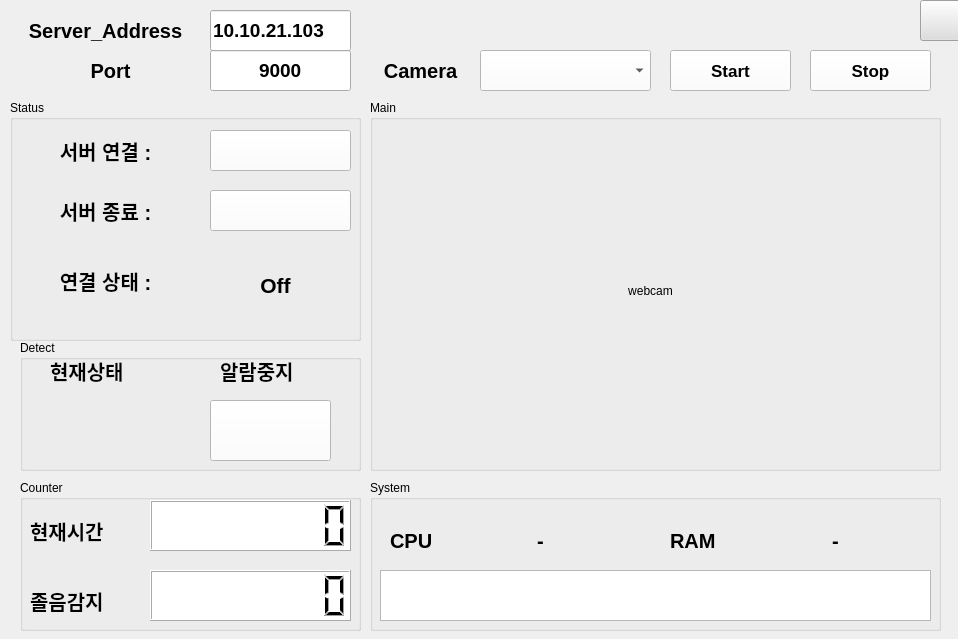
<?xml version="1.0" encoding="UTF-8"?>
<ui version="4.0">
 <class>MainWindow</class>
 <widget class="QMainWindow" name="MainWindow">
  <property name="geometry">
   <rect>
    <x>0</x>
    <y>0</y>
    <width>958</width>
    <height>639</height>
   </rect>
  </property>
  <property name="sizePolicy">
   <sizepolicy hsizetype="Fixed" vsizetype="Fixed">
    <horstretch>0</horstretch>
    <verstretch>0</verstretch>
   </sizepolicy>
  </property>
  <property name="windowTitle">
   <string>MainWindow</string>
  </property>
  <property name="autoFillBackground">
   <bool>false</bool>
  </property>
  <widget class="QWidget" name="centralwidget">
   <widget class="QLabel" name="cameralabel">
    <property name="geometry">
     <rect>
      <x>370</x>
      <y>50</y>
      <width>101</width>
      <height>41</height>
     </rect>
    </property>
    <property name="font">
     <font>
      <family>Arial</family>
      <pointsize>15</pointsize>
      <weight>75</weight>
      <bold>true</bold>
     </font>
    </property>
    <property name="styleSheet">
     <string notr="true"/>
    </property>
    <property name="text">
     <string>Camera</string>
    </property>
    <property name="alignment">
     <set>Qt::AlignCenter</set>
    </property>
   </widget>
   <widget class="QComboBox" name="camlistcb">
    <property name="geometry">
     <rect>
      <x>480</x>
      <y>50</y>
      <width>171</width>
      <height>41</height>
     </rect>
    </property>
    <property name="font">
     <font>
      <family>Arial</family>
      <weight>75</weight>
      <bold>true</bold>
     </font>
    </property>
    <property name="styleSheet">
     <string notr="true">background-color: rgb(255, 255, 255);</string>
    </property>
   </widget>
   <widget class="QPushButton" name="startcambtn">
    <property name="geometry">
     <rect>
      <x>670</x>
      <y>50</y>
      <width>121</width>
      <height>41</height>
     </rect>
    </property>
    <property name="font">
     <font>
      <family>Arial</family>
      <pointsize>13</pointsize>
      <weight>75</weight>
      <bold>true</bold>
     </font>
    </property>
    <property name="styleSheet">
     <string notr="true">background-color: rgb(255, 255, 255);</string>
    </property>
    <property name="text">
     <string>Start</string>
    </property>
   </widget>
   <widget class="QPushButton" name="stopcambtn">
    <property name="geometry">
     <rect>
      <x>810</x>
      <y>50</y>
      <width>121</width>
      <height>41</height>
     </rect>
    </property>
    <property name="font">
     <font>
      <family>Arial</family>
      <pointsize>13</pointsize>
      <weight>75</weight>
      <bold>true</bold>
     </font>
    </property>
    <property name="styleSheet">
     <string notr="true">background-color: rgb(255, 255, 255);</string>
    </property>
    <property name="text">
     <string>Stop</string>
    </property>
   </widget>
   <widget class="QGroupBox" name="groupBox">
    <property name="geometry">
     <rect>
      <x>370</x>
      <y>100</y>
      <width>571</width>
      <height>371</height>
     </rect>
    </property>
    <property name="title">
     <string>Main</string>
    </property>
    <widget class="QLabel" name="mainwebcam">
     <property name="geometry">
      <rect>
       <x>10</x>
       <y>20</y>
       <width>541</width>
       <height>341</height>
      </rect>
     </property>
     <property name="text">
      <string>webcam</string>
     </property>
     <property name="alignment">
      <set>Qt::AlignCenter</set>
     </property>
    </widget>
   </widget>
   <widget class="QGroupBox" name="groupBox_2">
    <property name="geometry">
     <rect>
      <x>10</x>
      <y>100</y>
      <width>351</width>
      <height>241</height>
     </rect>
    </property>
    <property name="title">
     <string>Status</string>
    </property>
    <widget class="QPushButton" name="serverconnectionbtn">
     <property name="geometry">
      <rect>
       <x>200</x>
       <y>30</y>
       <width>141</width>
       <height>41</height>
      </rect>
     </property>
     <property name="font">
      <font>
       <family>Arial</family>
       <pointsize>13</pointsize>
       <weight>75</weight>
       <bold>true</bold>
      </font>
     </property>
     <property name="styleSheet">
      <string notr="true">background-color: rgb(255, 255, 255);</string>
     </property>
     <property name="text">
      <string/>
     </property>
     <property name="icon">
      <iconset>
       <normalon>conn.png</normalon>
      </iconset>
     </property>
     <property name="iconSize">
      <size>
       <width>50</width>
       <height>50</height>
      </size>
     </property>
    </widget>
    <widget class="QPushButton" name="closeconnectionbtn">
     <property name="geometry">
      <rect>
       <x>200</x>
       <y>90</y>
       <width>141</width>
       <height>41</height>
      </rect>
     </property>
     <property name="font">
      <font>
       <family>Arial</family>
       <pointsize>13</pointsize>
       <weight>75</weight>
       <bold>true</bold>
      </font>
     </property>
     <property name="styleSheet">
      <string notr="true">background-color: rgb(255, 255, 255);</string>
     </property>
     <property name="text">
      <string/>
     </property>
     <property name="icon">
      <iconset>
       <normalon>connclose.png</normalon>
      </iconset>
     </property>
     <property name="iconSize">
      <size>
       <width>50</width>
       <height>50</height>
      </size>
     </property>
    </widget>
    <widget class="QLabel" name="cameralabel_11">
     <property name="geometry">
      <rect>
       <x>10</x>
       <y>30</y>
       <width>171</width>
       <height>41</height>
      </rect>
     </property>
     <property name="font">
      <font>
       <family>Arial</family>
       <pointsize>15</pointsize>
       <weight>75</weight>
       <bold>true</bold>
      </font>
     </property>
     <property name="styleSheet">
      <string notr="true"/>
     </property>
     <property name="text">
      <string>서버 연결 :</string>
     </property>
     <property name="alignment">
      <set>Qt::AlignCenter</set>
     </property>
    </widget>
    <widget class="QLabel" name="cameralabel_12">
     <property name="geometry">
      <rect>
       <x>0</x>
       <y>90</y>
       <width>191</width>
       <height>41</height>
      </rect>
     </property>
     <property name="font">
      <font>
       <family>Arial</family>
       <pointsize>15</pointsize>
       <weight>75</weight>
       <bold>true</bold>
      </font>
     </property>
     <property name="styleSheet">
      <string notr="true"/>
     </property>
     <property name="text">
      <string>서버 종료 :</string>
     </property>
     <property name="alignment">
      <set>Qt::AlignCenter</set>
     </property>
    </widget>
    <widget class="QLabel" name="serverofflabel">
     <property name="geometry">
      <rect>
       <x>220</x>
       <y>150</y>
       <width>91</width>
       <height>71</height>
      </rect>
     </property>
     <property name="font">
      <font>
       <family>Arial</family>
       <pointsize>16</pointsize>
       <weight>75</weight>
       <bold>true</bold>
      </font>
     </property>
     <property name="styleSheet">
      <string notr="true"/>
     </property>
     <property name="text">
      <string>Off</string>
     </property>
     <property name="alignment">
      <set>Qt::AlignCenter</set>
     </property>
    </widget>
    <widget class="QLabel" name="cameralabel_13">
     <property name="geometry">
      <rect>
       <x>0</x>
       <y>160</y>
       <width>191</width>
       <height>41</height>
      </rect>
     </property>
     <property name="font">
      <font>
       <family>Arial</family>
       <pointsize>15</pointsize>
       <weight>75</weight>
       <bold>true</bold>
      </font>
     </property>
     <property name="styleSheet">
      <string notr="true"/>
     </property>
     <property name="text">
      <string>연결 상태 :</string>
     </property>
     <property name="alignment">
      <set>Qt::AlignCenter</set>
     </property>
    </widget>
   </widget>
   <widget class="QGroupBox" name="groupBox_3">
    <property name="geometry">
     <rect>
      <x>20</x>
      <y>480</y>
      <width>341</width>
      <height>151</height>
     </rect>
    </property>
    <property name="title">
     <string>Counter</string>
    </property>
    <widget class="QLabel" name="cameralabel_6">
     <property name="geometry">
      <rect>
       <x>10</x>
       <y>100</y>
       <width>111</width>
       <height>41</height>
      </rect>
     </property>
     <property name="font">
      <font>
       <family>Arial</family>
       <pointsize>15</pointsize>
       <weight>75</weight>
       <bold>true</bold>
      </font>
     </property>
     <property name="styleSheet">
      <string notr="true"/>
     </property>
     <property name="text">
      <string>졸음감지</string>
     </property>
    </widget>
    <widget class="QLCDNumber" name="timelcd">
     <property name="geometry">
      <rect>
       <x>130</x>
       <y>20</y>
       <width>201</width>
       <height>51</height>
      </rect>
     </property>
     <property name="styleSheet">
      <string notr="true">background-color: rgb(255, 255, 255);</string>
     </property>
     <property name="digitCount">
      <number>8</number>
     </property>
    </widget>
    <widget class="QLabel" name="cameralabel_7">
     <property name="geometry">
      <rect>
       <x>10</x>
       <y>30</y>
       <width>111</width>
       <height>41</height>
      </rect>
     </property>
     <property name="font">
      <font>
       <family>Arial</family>
       <pointsize>15</pointsize>
       <weight>75</weight>
       <bold>true</bold>
      </font>
     </property>
     <property name="styleSheet">
      <string notr="true"/>
     </property>
     <property name="text">
      <string>현재시간</string>
     </property>
    </widget>
    <widget class="QLCDNumber" name="drowsinesslcd">
     <property name="geometry">
      <rect>
       <x>130</x>
       <y>90</y>
       <width>201</width>
       <height>51</height>
      </rect>
     </property>
     <property name="styleSheet">
      <string notr="true">background-color: rgb(255, 255, 255);</string>
     </property>
     <property name="digitCount">
      <number>8</number>
     </property>
    </widget>
   </widget>
   <widget class="QLabel" name="label">
    <property name="geometry">
     <rect>
      <x>0</x>
      <y>0</y>
      <width>958</width>
      <height>893</height>
     </rect>
    </property>
    <property name="font">
     <font>
      <weight>75</weight>
      <bold>true</bold>
     </font>
    </property>
    <property name="text">
     <string/>
    </property>
    <property name="pixmap">
     <pixmap>gray.jpg</pixmap>
    </property>
    <property name="scaledContents">
     <bool>true</bool>
    </property>
   </widget>
   <widget class="QGroupBox" name="groupBox_4">
    <property name="geometry">
     <rect>
      <x>20</x>
      <y>340</y>
      <width>341</width>
      <height>131</height>
     </rect>
    </property>
    <property name="title">
     <string>Detect</string>
    </property>
    <widget class="QLabel" name="openeyelabel">
     <property name="geometry">
      <rect>
       <x>40</x>
       <y>50</y>
       <width>91</width>
       <height>71</height>
      </rect>
     </property>
     <property name="font">
      <font>
       <family>Arial</family>
       <pointsize>16</pointsize>
       <weight>75</weight>
       <bold>true</bold>
      </font>
     </property>
     <property name="styleSheet">
      <string notr="true"/>
     </property>
     <property name="text">
      <string/>
     </property>
     <property name="pixmap">
      <pixmap>openeye.png</pixmap>
     </property>
     <property name="scaledContents">
      <bool>true</bool>
     </property>
     <property name="alignment">
      <set>Qt::AlignCenter</set>
     </property>
    </widget>
    <widget class="QLabel" name="cameralabel_10">
     <property name="geometry">
      <rect>
       <x>200</x>
       <y>10</y>
       <width>111</width>
       <height>41</height>
      </rect>
     </property>
     <property name="font">
      <font>
       <family>Arial</family>
       <pointsize>15</pointsize>
       <weight>75</weight>
       <bold>true</bold>
      </font>
     </property>
     <property name="styleSheet">
      <string notr="true"/>
     </property>
     <property name="text">
      <string>알람중지</string>
     </property>
    </widget>
    <widget class="QPushButton" name="alarmbtn">
     <property name="geometry">
      <rect>
       <x>190</x>
       <y>60</y>
       <width>121</width>
       <height>61</height>
      </rect>
     </property>
     <property name="font">
      <font>
       <family>Arial</family>
       <pointsize>22</pointsize>
       <weight>75</weight>
       <bold>true</bold>
      </font>
     </property>
     <property name="styleSheet">
      <string notr="true">background-color: rgb(255, 255, 255);</string>
     </property>
     <property name="text">
      <string/>
     </property>
     <property name="icon">
      <iconset>
       <activeon>stop.png</activeon>
      </iconset>
     </property>
     <property name="iconSize">
      <size>
       <width>100</width>
       <height>99</height>
      </size>
     </property>
     <property name="autoRepeat">
      <bool>false</bool>
     </property>
     <property name="autoExclusive">
      <bool>false</bool>
     </property>
    </widget>
    <widget class="QLabel" name="cameralabel_14">
     <property name="geometry">
      <rect>
       <x>30</x>
       <y>10</y>
       <width>111</width>
       <height>41</height>
      </rect>
     </property>
     <property name="font">
      <font>
       <family>Arial</family>
       <pointsize>15</pointsize>
       <weight>75</weight>
       <bold>true</bold>
      </font>
     </property>
     <property name="styleSheet">
      <string notr="true"/>
     </property>
     <property name="text">
      <string>현재상태</string>
     </property>
    </widget>
   </widget>
   <widget class="QGroupBox" name="groupBox_6">
    <property name="geometry">
     <rect>
      <x>370</x>
      <y>480</y>
      <width>571</width>
      <height>151</height>
     </rect>
    </property>
    <property name="title">
     <string>System</string>
    </property>
    <widget class="QLabel" name="RAMlabel">
     <property name="geometry">
      <rect>
       <x>380</x>
       <y>40</y>
       <width>171</width>
       <height>41</height>
      </rect>
     </property>
     <property name="font">
      <font>
       <family>Arial</family>
       <pointsize>15</pointsize>
       <weight>75</weight>
       <bold>true</bold>
      </font>
     </property>
     <property name="styleSheet">
      <string notr="true"/>
     </property>
     <property name="text">
      <string>-</string>
     </property>
     <property name="alignment">
      <set>Qt::AlignCenter</set>
     </property>
    </widget>
    <widget class="QLabel" name="cameralabel_4">
     <property name="geometry">
      <rect>
       <x>300</x>
       <y>40</y>
       <width>61</width>
       <height>41</height>
      </rect>
     </property>
     <property name="font">
      <font>
       <family>Arial</family>
       <pointsize>15</pointsize>
       <weight>75</weight>
       <italic>false</italic>
       <bold>true</bold>
      </font>
     </property>
     <property name="styleSheet">
      <string notr="true"/>
     </property>
     <property name="text">
      <string>RAM</string>
     </property>
    </widget>
    <widget class="QLabel" name="cameralabel_3">
     <property name="geometry">
      <rect>
       <x>20</x>
       <y>40</y>
       <width>71</width>
       <height>41</height>
      </rect>
     </property>
     <property name="font">
      <font>
       <family>Arial</family>
       <pointsize>15</pointsize>
       <weight>75</weight>
       <italic>false</italic>
       <bold>true</bold>
      </font>
     </property>
     <property name="styleSheet">
      <string notr="true"/>
     </property>
     <property name="text">
      <string>CPU</string>
     </property>
    </widget>
    <widget class="QLabel" name="CPUlabel">
     <property name="geometry">
      <rect>
       <x>100</x>
       <y>40</y>
       <width>141</width>
       <height>41</height>
      </rect>
     </property>
     <property name="font">
      <font>
       <family>Arial</family>
       <pointsize>15</pointsize>
       <weight>75</weight>
       <bold>true</bold>
      </font>
     </property>
     <property name="styleSheet">
      <string notr="true"/>
     </property>
     <property name="text">
      <string>-</string>
     </property>
     <property name="alignment">
      <set>Qt::AlignCenter</set>
     </property>
    </widget>
    <widget class="QTextEdit" name="statusTextEdit">
     <property name="geometry">
      <rect>
       <x>10</x>
       <y>90</y>
       <width>551</width>
       <height>51</height>
      </rect>
     </property>
     <property name="font">
      <font>
       <family>Arial</family>
       <pointsize>12</pointsize>
       <weight>75</weight>
       <bold>true</bold>
      </font>
     </property>
    </widget>
   </widget>
   <widget class="QLabel" name="cameralabel_8">
    <property name="geometry">
     <rect>
      <x>10</x>
      <y>10</y>
      <width>191</width>
      <height>41</height>
     </rect>
    </property>
    <property name="font">
     <font>
      <family>Arial</family>
      <pointsize>15</pointsize>
      <weight>75</weight>
      <bold>true</bold>
     </font>
    </property>
    <property name="styleSheet">
     <string notr="true"/>
    </property>
    <property name="text">
     <string>Server_Address</string>
    </property>
    <property name="alignment">
     <set>Qt::AlignCenter</set>
    </property>
   </widget>
   <widget class="QLineEdit" name="server_addresslineEdit">
    <property name="geometry">
     <rect>
      <x>210</x>
      <y>10</y>
      <width>141</width>
      <height>41</height>
     </rect>
    </property>
    <property name="font">
     <font>
      <family>Arial</family>
      <pointsize>14</pointsize>
      <weight>75</weight>
      <bold>true</bold>
     </font>
    </property>
    <property name="text">
     <string>10.10.21.103</string>
    </property>
    <property name="readOnly">
     <bool>true</bool>
    </property>
    <property name="placeholderText">
     <string>127.0.0.1</string>
    </property>
   </widget>
   <widget class="QLabel" name="cameralabel_9">
    <property name="geometry">
     <rect>
      <x>50</x>
      <y>50</y>
      <width>121</width>
      <height>41</height>
     </rect>
    </property>
    <property name="font">
     <font>
      <family>Arial</family>
      <pointsize>15</pointsize>
      <weight>75</weight>
      <bold>true</bold>
     </font>
    </property>
    <property name="styleSheet">
     <string notr="true"/>
    </property>
    <property name="text">
     <string>Port</string>
    </property>
    <property name="alignment">
     <set>Qt::AlignCenter</set>
    </property>
   </widget>
   <widget class="QLineEdit" name="portlineEdit">
    <property name="geometry">
     <rect>
      <x>210</x>
      <y>50</y>
      <width>141</width>
      <height>41</height>
     </rect>
    </property>
    <property name="font">
     <font>
      <family>Arial</family>
      <pointsize>14</pointsize>
      <weight>75</weight>
      <bold>true</bold>
     </font>
    </property>
    <property name="text">
     <string>9000</string>
    </property>
    <property name="alignment">
     <set>Qt::AlignCenter</set>
    </property>
    <property name="readOnly">
     <bool>true</bool>
    </property>
    <property name="placeholderText">
     <string>9000</string>
    </property>
   </widget>
   <widget class="QPushButton" name="closebtn">
    <property name="geometry">
     <rect>
      <x>920</x>
      <y>0</y>
      <width>41</width>
      <height>41</height>
     </rect>
    </property>
    <property name="font">
     <font>
      <family>Arial</family>
      <pointsize>16</pointsize>
     </font>
    </property>
    <property name="styleSheet">
     <string notr="true">background-color: rgb(222, 222, 222);</string>
    </property>
    <property name="text">
     <string/>
    </property>
    <property name="icon">
     <iconset>
      <normalon>exit2.png</normalon>
     </iconset>
    </property>
    <property name="iconSize">
     <size>
      <width>37</width>
      <height>30</height>
     </size>
    </property>
   </widget>
   <zorder>label</zorder>
   <zorder>cameralabel</zorder>
   <zorder>camlistcb</zorder>
   <zorder>startcambtn</zorder>
   <zorder>stopcambtn</zorder>
   <zorder>groupBox</zorder>
   <zorder>groupBox_2</zorder>
   <zorder>groupBox_3</zorder>
   <zorder>groupBox_4</zorder>
   <zorder>groupBox_6</zorder>
   <zorder>cameralabel_8</zorder>
   <zorder>server_addresslineEdit</zorder>
   <zorder>cameralabel_9</zorder>
   <zorder>portlineEdit</zorder>
   <zorder>closebtn</zorder>
  </widget>
 </widget>
 <resources/>
 <connections/>
</ui>
